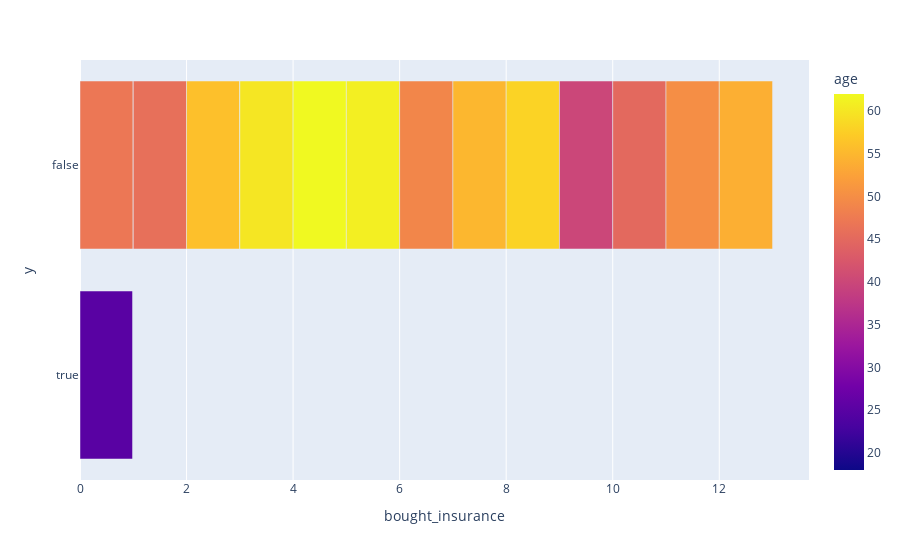

This figure's notebook cell:
### Code cell
px.bar(df , df['bought_insurance'], df['age']<40, color='age')

### Figure 1 — Plotly figure (JSON) as saved in the notebook; plotly's stock layout.template omitted (floating-point values rounded to 4 significant figures)
{"data": [{"alignmentgroup": "True", "hovertemplate": "bought_insurance=%{x}<br>y=%{y}<br>age=%{marker.color}<extra></extra>", "legendgroup": "", "marker": {"color": [22, 25, 47, 52, 46, 56, 55, 60, 62, 61, 18, 28, 27, 29, 49, 55, 25, 58, 19, 18, 21, 26, 40, 45, 50, 54, 23], "coloraxis": "coloraxis", "pattern": {"shape": ""}}, "name": "", "offsetgroup": "", "orientation": "h", "showlegend": false, "textposition": "auto", "type": "bar", "x": [0, 0, 1, 0, 1, 1, 0, 1, 1, 1, 0, 0, 0, 0, 1, 1, 1, 1, 0, 0, 0, 0, 1, 1, 1, 1, 0], "xaxis": "x", "y": [true, true, false, false, false, false, false, false, false, false, true, true, true, true, false, false, true, false, true, true, true, true, false, false, false, false, true], "yaxis": "y"}], "layout": {"barmode": "relative", "coloraxis": {"colorbar": {"title": {"text": "age"}}, "colorscale": [[0, "#0d0887"], [0.1111, "#46039f"], [0.2222, "#7201a8"], [0.3333, "#9c179e"], [0.4444, "#bd3786"], [0.5556, "#d8576b"], [0.6667, "#ed7953"], [0.7778, "#fb9f3a"], [0.8889, "#fdca26"], [1, "#f0f921"]]}, "legend": {"tracegroupgap": 0}, "margin": {"t": 60}, "xaxis": {"anchor": "y", "domain": [0, 1], "title": {"text": "bought_insurance"}}, "yaxis": {"anchor": "x", "domain": [0, 1], "title": {"text": "y"}}}}
